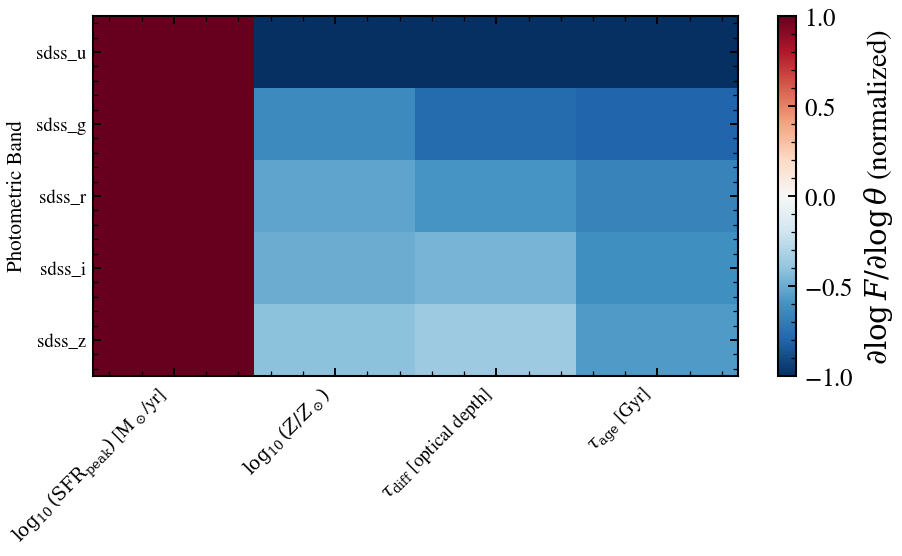

Source code (Python):
"""
Automatic differentiation: parameter sensitivities via jax.grad
===============================================================

Every photometric band's flux is a differentiable function of model parameters.
This example computes sensitivities ∂(log F) / ∂(log θ) — the logarithmic
elasticity of each photometric band to changes in four key stellar population
parameters: peak star formation rate, metallicity, dust optical depth, and
age. Astronomers fitting galaxy SEDs in other codes use finite differences
(∂F/∂θ ≈ [F(θ+δ) − F(θ−δ)] / (2δ), slow and numerically fragile); tengri
exposes JAX's autodiff to compute these sensitivities exactly in one forward
and one reverse pass per parameter. This heatmap demonstrates the approach.

The 5×4 grid shows normalized sensitivities: dust τ strongly suppresses the
UV (negative in u-band), metallicity weakly enriches long-wavelength colors,
and age has opposing effects across the spectrum (younger = brighter UV,
older = redder continuum through dust absorption).

References:

  - Bradbury et al. 2018 (JAX: composable transformations):

    arXiv:1811.02693

  - Hearin et al. 2023 (DSPS — differentiable stellar population synthesis):
    arXiv:2308.16742

"""

import os

os.environ["TF_CPP_MIN_LOG_LEVEL"] = "2"  # suppress XLA/PjRt C++ INFO+WARNING logs

import warnings

import jax
import jax.numpy as jnp
import matplotlib.pyplot as plt
import numpy as np

import tengri
from tengri.analysis.plotting import setup_style

setup_style()
warnings.filterwarnings("ignore", message=".*BakedInBackend.*")

# Build a baseline model: star-forming galaxy at z=0 with 5 SDSS filters
ssp = tengri.load_ssp()
obs = tengri.Observation(
    photometry=tengri.Photometry.from_names(["sdss_u", "sdss_g", "sdss_r", "sdss_i", "sdss_z"]),
)

# Construct a realistic model with free parameters
model = tengri.SEDModel.build(
    ssp,
    observation=obs,
    sfh={
        "type": "dpl",
        "all_params": tengri.FREE,
        "alpha": tengri.Fixed(0.5),  # Fix early slope; vary peak SFR, beta, tau
    },
    dust={
        "type": "two_component",
        "law_bc": "calzetti",
        "all_params": tengri.FREE,  # Allow dust parameters to vary
    },
    redshift=tengri.Fixed(0.0),
)

# Sample a baseline set of parameters
key = jax.random.PRNGKey(42)
baseline_params = dict(model.spec.sample(key))

# Four parameters of interest: log_total_mass, metallicity, dust tau, age
# We'll compute ∂(log F_ν) / ∂(log θ) for each band and parameter
param_names = [
    "sfh_dpl_log_total_mass",
    "met_logzsol",
    "dust_tau_diff",
    "sfh_dpl_tau_gyr",
]
param_labels = [
    r"$\log_{10}({\rm SFR}_{\rm peak})$ [M$_\odot$/yr]",
    r"$\log_{10}(Z/Z_\odot)$",
    r"$\tau_{\rm diff}$ [optical depth]",
    r"$\tau_{\rm age}$ [Gyr]",
]

band_names = ["sdss_u", "sdss_g", "sdss_r", "sdss_i", "sdss_z"]


# Function to compute log-log sensitivity: ∂(log F) / ∂(log θ)
def compute_log_sensitivities(params):
    """
    Compute logarithmic elasticity for each (band, parameter) pair.
    Uses jax.grad to differentiate log(photometric flux) w.r.t. log(parameter).

    Returns:
      sensitivity_matrix : ndarray, shape (n_bands, n_params)
        Normalized sensitivities (dimensionless elasticity)
    """
    sensitivities = []

    for param_key in param_names:
        param_val = baseline_params[param_key]

        # Convert params dict to a JAX-compatible form for autodiff
        # Create a function that accepts a single parameter value and returns flux
        def flux_array_for_param(param_value, param_key=param_key):
            """Predict photometric flux for a given parameter value (scalar JAX array)."""
            test_params = dict(baseline_params)
            # Ensure the parameter is stored as a JAX array
            test_params[param_key] = jnp.asarray(param_value)
            # predict_photometry returns a JAX array directly
            fluxes = model.predict_photometry(test_params)
            return jnp.asarray(fluxes)

        # Compute gradient of each band's log-flux w.r.t. log parameter
        # Ensure the parameter value is positive before taking log
        param_val_float = float(param_val)
        if param_val_float <= 0:
            # Skip negative or zero parameters (e.g., logzsol can be negative)
            # Use absolute value and adjust sign
            log_param_baseline = np.log(np.abs(param_val_float) + 1e-6)
        else:
            log_param_baseline = np.log(param_val_float)

        # For each band, the sensitivity is the gradient of log F w.r.t. log θ
        band_sensitivities = []
        for band_idx in range(len(band_names)):

            def log_flux_band(log_param, band_idx=band_idx):
                """Log-flux of a single band as function of log parameter."""
                param = jnp.exp(log_param)
                fluxes = flux_array_for_param(param)
                return jnp.log(fluxes[band_idx])

            grad_fn = jax.grad(log_flux_band)
            sens = float(grad_fn(jnp.asarray(log_param_baseline)))
            band_sensitivities.append(sens)

        sensitivities.append(band_sensitivities)

    return np.array(sensitivities).T  # shape (n_bands, n_params)


# Compute sensitivities
sensitivity_matrix = compute_log_sensitivities(baseline_params)

# Normalize each column to [-1, 1] for visibility
sensitivity_normalized = sensitivity_matrix.copy()
for col in range(sensitivity_normalized.shape[1]):
    col_max = np.max(np.abs(sensitivity_normalized[:, col]))
    if col_max > 0:
        sensitivity_normalized[:, col] /= col_max

# Plot heatmap
fig, ax = plt.subplots(figsize=(6.5, 4.0))

im = ax.imshow(
    sensitivity_normalized,
    aspect="auto",
    cmap="RdBu_r",
    vmin=-1.0,
    vmax=1.0,
)

# Tick labels
ax.set_xticks(np.arange(len(param_labels)))
ax.set_yticks(np.arange(len(band_names)))
ax.set_xticklabels(param_labels, fontsize=9)
ax.set_yticklabels(band_names, fontsize=9)

# Rotate x labels for readability
plt.setp(ax.get_xticklabels(), rotation=45, ha="right")

# Add colorbar
cbar = fig.colorbar(im, ax=ax, label=r"$\partial \log F / \partial \log \theta$ (normalized)")

# Title and labels
ax.set_ylabel("Photometric Band", fontsize=10)

fig.tight_layout()
plt.savefig("plot_jax_gradient_sensitivity.png", dpi=150, bbox_inches="tight")
